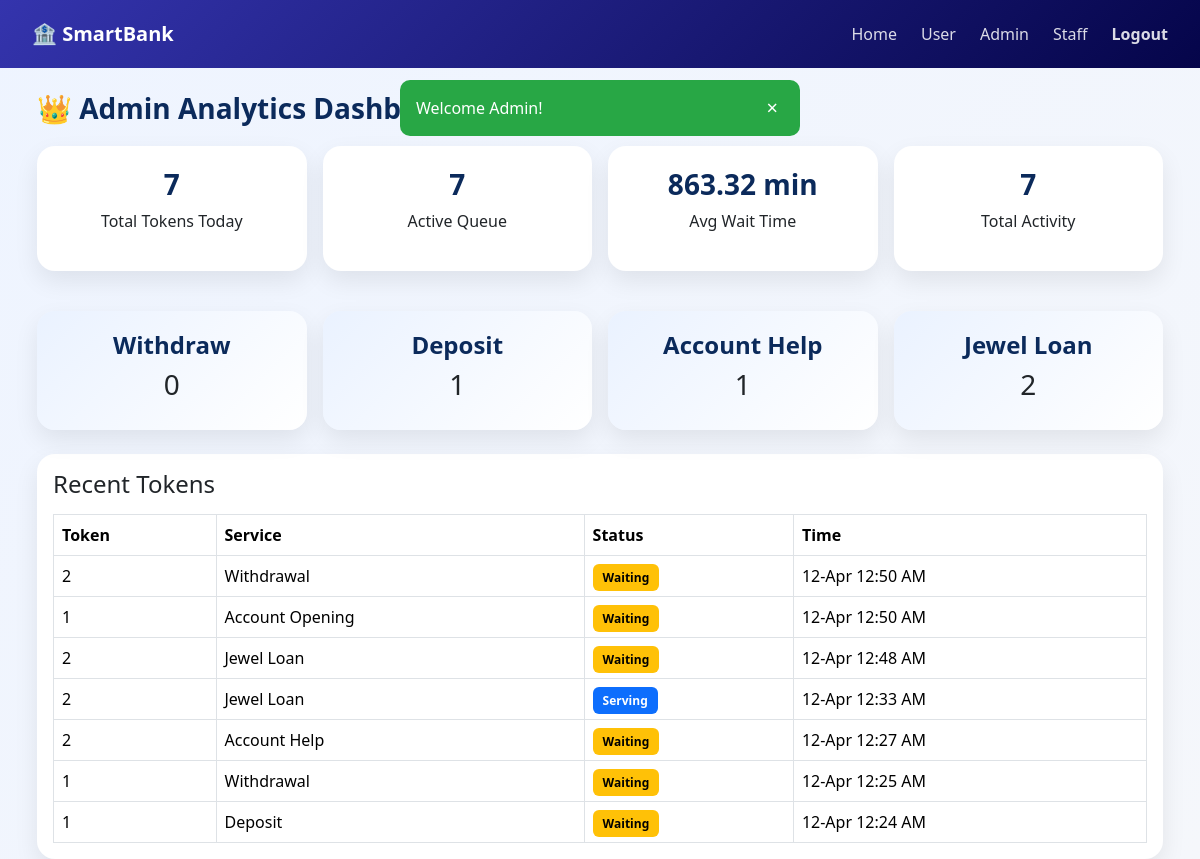
The app's page /admin (signed in) with its own data.
### app/models.py (models this page shows)
class Token(db.Model):
    __tablename__ = "token"
    id = db.Column(db.Integer, primary_key=True)
    token_number = db.Column(db.String(10), nullable=False)
    service_type = db.Column(db.String(50), nullable=False)
    status = db.Column(
        db.String(20),
        default="waiting"
    )
    user_id = db.Column(
        db.Integer,
        db.ForeignKey("user.id"),
        nullable=False
    )
    assigned_employee_id = db.Column(
        db.Integer,
        db.ForeignKey("user.id"),
        nullable=True
    )
    created_at = db.Column(
        db.DateTime,
        default=datetime.utcnow
    )
    served_at = db.Column(db.DateTime, nullable=True)
    completed_at = db.Column(db.DateTime, nullable=True)

### app/routes/admin.py (the view)
    @app.route("/admin")
    def admin_dashboard():
        if session.get("role") != "admin":
            return redirect("/login")
        flash("Welcome Admin!","success")
        tokens = Token.query.order_by(Token.created_at.desc()).all()
        today = date.today()
        total_tokens = Token.query.count()
        active_queue = Token.query.filter(
            Token.status.in_(["waiting", "serving"])
        ).count()
        waiting_tokens = Token.query.filter(Token.status == "waiting").all()
        avg_wait_time = 0
        if waiting_tokens:
            total_wait = sum(
                [(datetime.utcnow() - t.created_at).total_seconds()
                 for t in waiting_tokens]
            )
            avg_wait_time = round(total_wait / len(waiting_tokens) / 60, 2)  # in minutes
        withdraw = Token.query.filter_by(service_type="Withdraw").count()
        deposit = Token.query.filter_by(service_type="Deposit").count()
        account = Token.query.filter_by(service_type="Account Help").count()
        loan = Token.query.filter_by(service_type="Jewel Loan").count()
        recent = Token.query.order_by(Token.created_at.desc()).limit(10).all()
        return render_template(
            "dashboard_admin.html",
            total_tokens=total_tokens,
            active_tokens=active_queue,
            avg_wait_time=avg_wait_time,
            withdraw=withdraw,
            deposit=deposit,
            account=account,
            loan=loan,
            recent=recent
        )

### app/__init__.py (called while the page is built)
@login_manager.user_loader
def load_user(user_id):
    return User.query.get(int(user_id))

@app.template_filter("ist_time")
def ist_time(value):
    if not value:
        return "-"
    if value.tzinfo is None:
        value = pytz.utc.localize(value)
    return value.astimezone(IST).strftime("%d-%b %I:%M %p")

### app/templates/dashboard_admin.html (shortened to what this page needs)
{% extends "base.html" %}
{% block content %}
<div class="container container-box mt-4">
    <h3 class="page-title">👑 Admin Analytics Dashboard</h3>
    <div class="row g-3">
        <div class="col-md-3">
            <div class="stat-card">
                <h3>{{ total_tokens }}</h3>
                <p>Total Tokens Today</p>
            </div>
        </div>
        <div class="col-md-3">
            <div class="stat-card">
                <h3>{{ active_tokens }}</h3>
                <p>Active Queue</p>
            </div>
        </div>
        <div class="col-md-3">
            <div class="stat-card">
                <h3>{{ avg_wait_time }} min</h3>
                <p>Avg Wait Time</p>
            </div>
        </div>
        <div class="col-md-3">
            <div class="stat-card">
                <h3>{{ total_tokens }}</h3>
                <p>Total Activity</p>
            </div>
        </div>
    </div>
    <div class="row mt-4 g-3">
        <div class="col-md-3">
            <div class="service-card">
                <h4>Withdraw</h4>
                <h3>{{ withdraw }}</h3>
            </div>
        </div>
        <div class="col-md-3">
            <div class="service-card">
                <h4>Deposit</h4>
                <h3>{{ deposit }}</h3>
            </div>
        </div>
        <div class="col-md-3">
            <div class="service-card">
                <h4>Account Help</h4>
                <h3>{{ account }}</h3>
            </div>
        </div>
        <div class="col-md-3">
            <div class="service-card">
                <h4>Jewel Loan</h4>
                <h3>{{ loan }}</h3>
            </div>
        </div>
    </div>
    <div class="table-card mt-4 p-3">
        <h4 class="mb-3">Recent Tokens</h4>
        <table class="table table-bordered mb-0">
            <thead>
                <tr>
                    <th>Token</th>
                    <th>Service</th>
                    <th>Status</th>
                    <th>Time</th>
                </tr>
            </thead>
            <tbody>
                {% for t in recent %}
                <tr>
                    <td>{{ t.token_number }}</td>
                    <td>{{ t.service_type }}</td>
                    <td>
                        {% if t.status == "waiting" %}
                            <span class="badge-status waiting">Waiting</span>
                        {% elif t.status == "serving" %}
                            <span class="badge-status serving">Serving</span>
                        {% else %}
                            <span class="badge-status done">Done</span>
                        {% endif %}
                    </td>
                    <td>
                        {% if t.created_at %}
                            {{ t.created_at|ist_time }}
                        {% else %}
                            -
                        {% endif %}
                    </td>
                </tr>
                {% endfor %}
            </tbody>
        </table>
    </div>
</div>
{% endblock %}

### app/templates/base.html (style rules this page uses)
body { margin: 0; font-family: 'Poppins', sans-serif; background: #f4f7fb; }

### app/templates/dashboard_admin.html (style rules this page uses)
body { background: linear-gradient(135deg, #eef4ff, #f5f7fb); font-family: 'Segoe UI', sans-serif; }
.container-box { max-width: 1150px; margin: auto; }
.page-title { font-weight: 800; color: #0b2a5b; margin-bottom: 20px; }
.stat-card { border: none; border-radius: 18px; box-shadow: 0 10px 25px rgba(0,0,0,0.08); text-align: center; padding: 22px; background: white; transition: 0.3s ease; }
.stat-card h3 { font-weight: 800; color: #0b2a5b; }
.service-card { border: none; border-radius: 18px; padding: 20px; text-align: center; background: linear-gradient(135deg, #eaf2ff, #ffffff); box-shadow: 0 10px 25px rgba(0,0,0,0.08); transition: 0.3s ease; }
.service-card h4 { font-weight: 700; color: #0b2a5b; }
.table-card { border: none; border-radius: 18px; background: white; box-shadow: 0 10px 25px rgba(0,0,0,0.08); overflow: hidden; }
.table thead { background: #0b2a5b; color: white; }
.badge-status { padding: 5px 10px; border-radius: 6px; font-weight: 600; font-size: 12px; }
.waiting { background: #ffc107; color: black; }
.serving { background: #0d6efd; color: white; }

### records on screen
Token: token_number "2", service_type "Withdrawal", status "Waiting", created_at|ist_time "12-Apr 12:50 AM"
Token: token_number "1", service_type "Account Opening", status "Waiting", created_at|ist_time "12-Apr 12:50 AM"
Token: token_number "2", service_type "Jewel Loan", status "Waiting", created_at|ist_time "12-Apr 12:48 AM"
Token: token_number "2", service_type "Jewel Loan", status "Serving", created_at|ist_time "12-Apr 12:33 AM"
Token: token_number "2", service_type "Account Help", status "Waiting", created_at|ist_time "12-Apr 12:27 AM"
Token: token_number "1", service_type "Withdrawal", status "Waiting", created_at|ist_time "12-Apr 12:25 AM"
Token: token_number "1", service_type "Deposit", status "Waiting", created_at|ist_time "12-Apr 12:24 AM"

### other values on screen
{{ message }} "Welcome Admin!"
{{ total_tokens }} "7"
{{ active_tokens }} "7"
{{ avg_wait_time }} "863.32"
{{ withdraw }} "0"
{{ deposit }} "1"
{{ account }} "1"
{{ loan }} "2"
